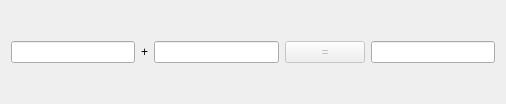
<?xml version="1.0" encoding="UTF-8"?>
<ui version="4.0">
 <class>CalculatorDialog</class>
 <widget class="QDialog" name="CalculatorDialog">
  <property name="geometry">
   <rect>
    <x>0</x>
    <y>0</y>
    <width>506</width>
    <height>104</height>
   </rect>
  </property>
  <property name="windowTitle">
   <string>计算器</string>
  </property>
  <layout class="QHBoxLayout" name="horizontalLayout">
   <item>
    <widget class="QLineEdit" name="m_editX">
     <property name="alignment">
      <set>Qt::AlignRight|Qt::AlignTrailing|Qt::AlignVCenter</set>
     </property>
    </widget>
   </item>
   <item>
    <widget class="QLabel" name="m_label">
     <property name="text">
      <string>+</string>
     </property>
    </widget>
   </item>
   <item>
    <widget class="QLineEdit" name="m_editY">
     <property name="alignment">
      <set>Qt::AlignRight|Qt::AlignTrailing|Qt::AlignVCenter</set>
     </property>
    </widget>
   </item>
   <item>
    <widget class="QPushButton" name="m_button">
     <property name="enabled">
      <bool>false</bool>
     </property>
     <property name="text">
      <string>=</string>
     </property>
    </widget>
   </item>
   <item>
    <widget class="QLineEdit" name="m_editZ">
     <property name="alignment">
      <set>Qt::AlignRight|Qt::AlignTrailing|Qt::AlignVCenter</set>
     </property>
     <property name="readOnly">
      <bool>true</bool>
     </property>
    </widget>
   </item>
  </layout>
 </widget>
 <resources/>
 <connections/>
</ui>
